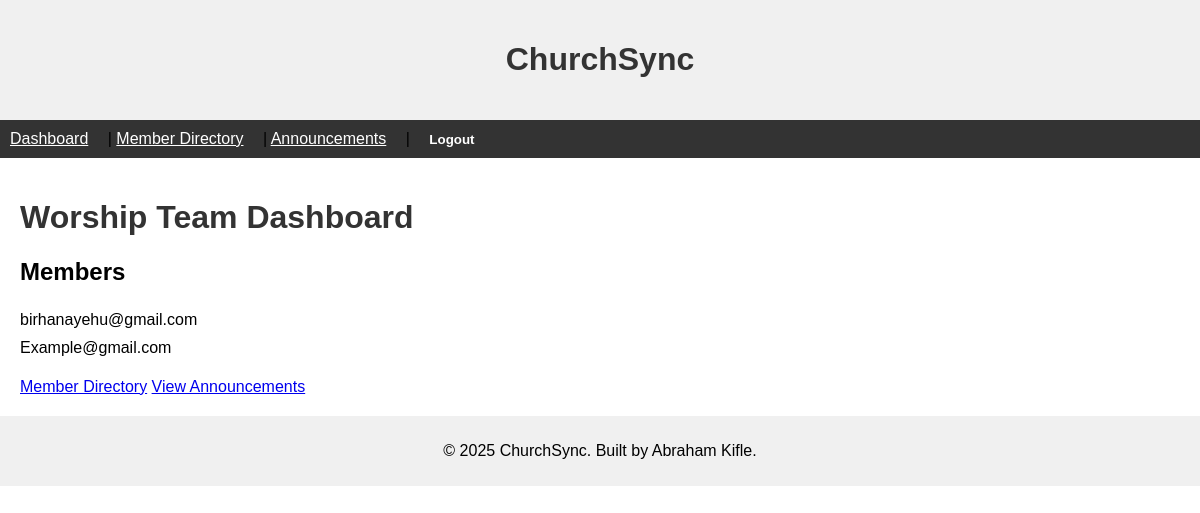
The app's page /dashboard/teams/1/ (signed in), older data.
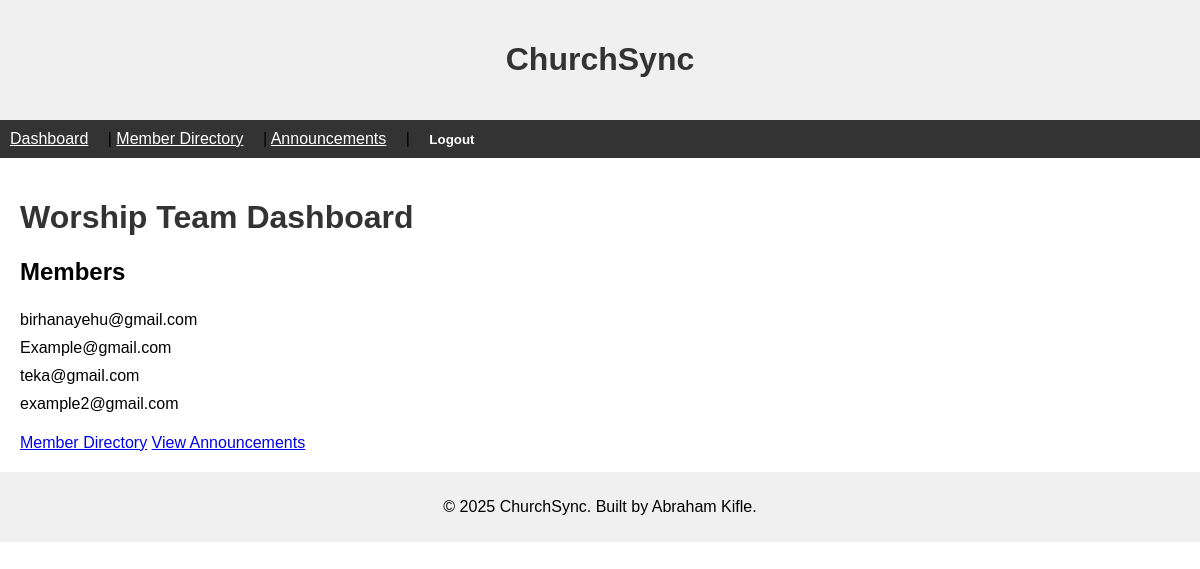
The same page, newer data.
### teams/models.py (models this page shows, shortened)
class TeamMember(models.Model):
    user = models.ForeignKey(User, on_delete=models.CASCADE)  # The member
    team = models.ForeignKey(Team, on_delete=models.CASCADE)  # Their team
    class Meta:
        unique_together = ('user', 'team')  # No duplicate memberships

### users/models.py (models this page shows, shortened)
class User(AbstractUser):
    username = None  # No username - using email instead
    email = models.EmailField(unique=True)  # Email is the ID, no repeats
    role = models.CharField(max_length=20, choices=[('admin', 'Admin'), ('leader', 'Leader'), ('member', 'Member')], default='member')
    is_approved = models.BooleanField(default=False)  # New users need approval
    objects = UserManager()  # Use my manager
    USERNAME_FIELD = 'email'  # Login with email
    REQUIRED_FIELDS = []  # Just email and password needed

### teams/views.py (the view)
# urls.py: path('dashboard/teams/<int:team_id>/', leader_dashboard, name='leader_dashboard'),  # Leader dashboard with team ID
def leader_dashboard(request, team_id):
    if not request.user.is_authenticated or request.user.role != 'leader':
        return redirect('login')
    team = Team.objects.get(id=team_id, leader=request.user)
    team_members = TeamMember.objects.filter(team=team)
    return render(request, 'leader_dashboard.html', {'team': team, 'team_members': team_members})

### templates/leader_dashboard.html (shortened to what this page needs)
{% extends 'base.html' %}
{% block content %}
    <h1>{{ team.name }} Dashboard</h1>
    <h2>Members</h2>
    <ul>
        {% for member in team_members %}
            <li>{{ member.user.email }}</li>
        {% endfor %}
    </ul>
    <a href="{% url 'member_directory' %}">Member Directory</a>
    <a href="{% url 'announcements' team.id %}">View Announcements</a>
{% endblock %}

Row changes from the older to the newer data that the page shows:
added TeamMember: user.email "teka@gmail.com"
added TeamMember: user.email "example2@gmail.com"
